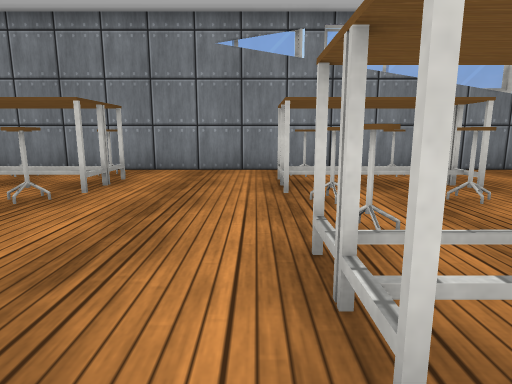
view 1 (above)

16 first-person views from a walk through a Unity game level. The camera is 0.53 m above the floor, tilts 10° down and sees 75° across. The floor is counted in squares, 0.5 m on a side. Each view is taken from the middle of a square. On the plan, view 1 faces up. The plan holds only what a view shows up to about 13 squares ahead; the rest is blank. The player is left out. Some surface patterns are stand-ins.

view 2
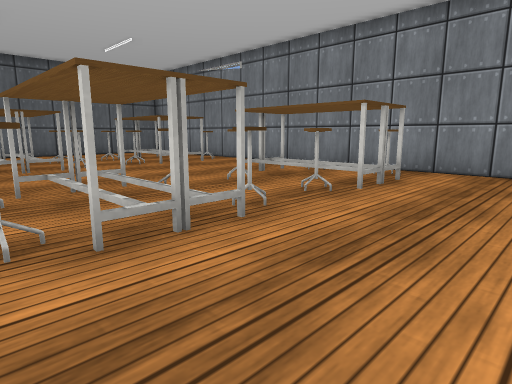

view 3
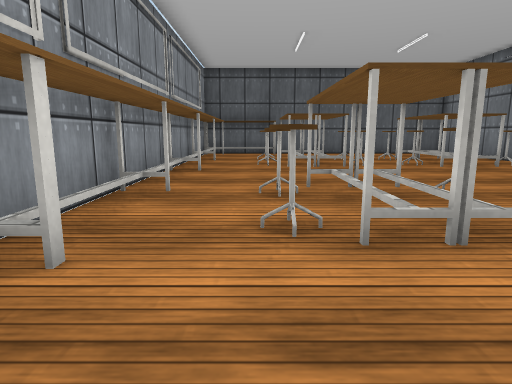

view 4
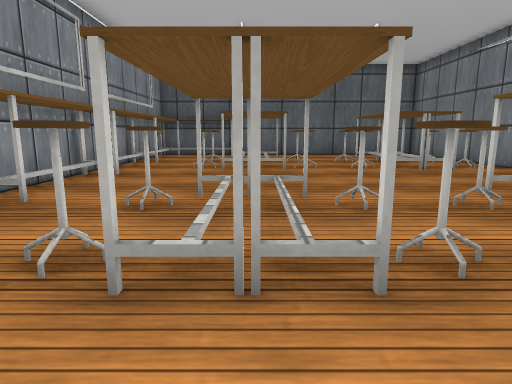

view 5
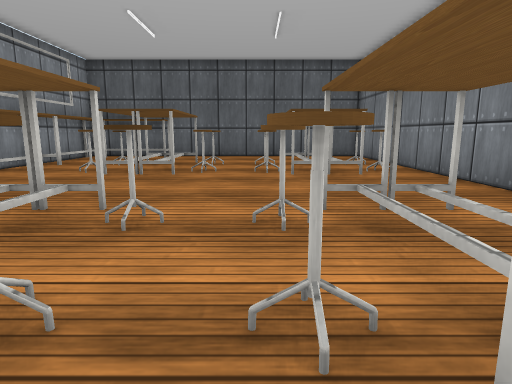

view 6
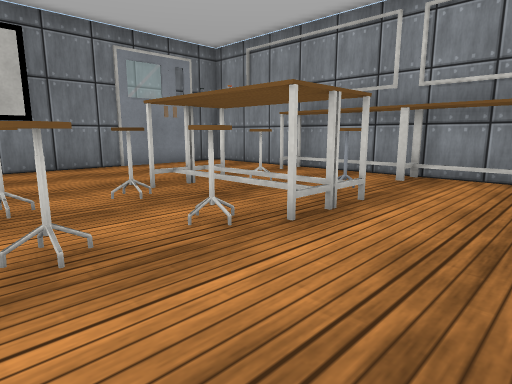

view 7
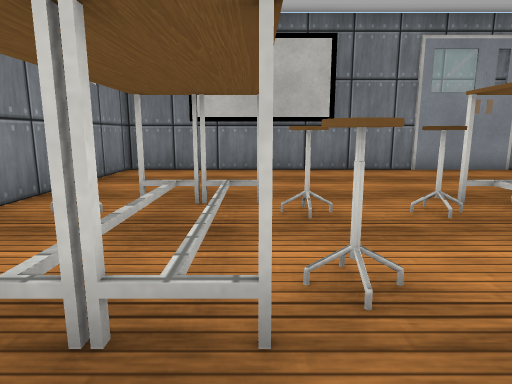

view 8
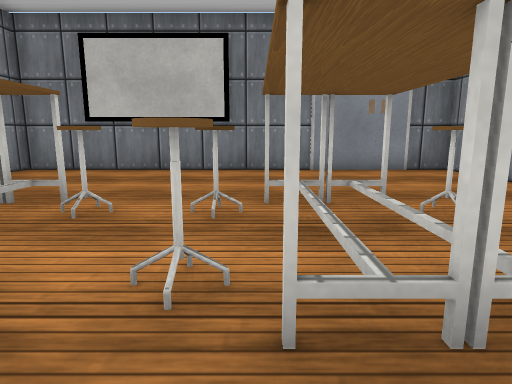

view 9
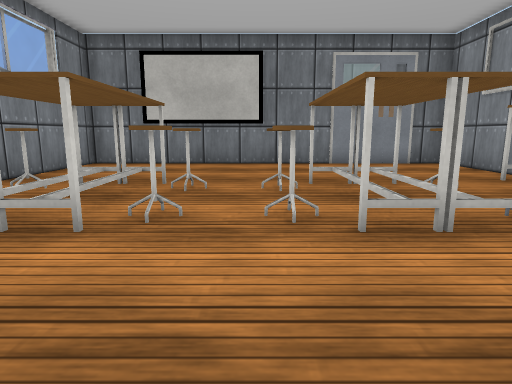

view 10
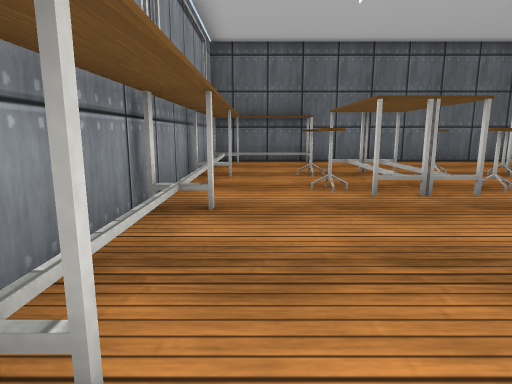

view 11
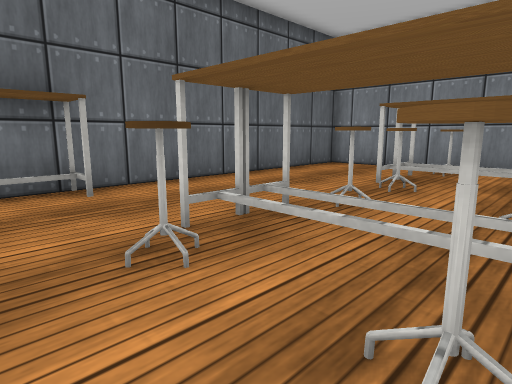

view 12
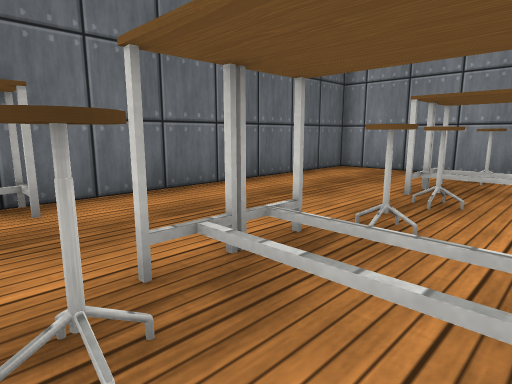

view 13
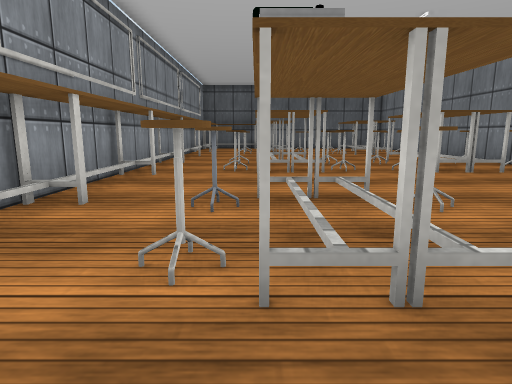

view 14
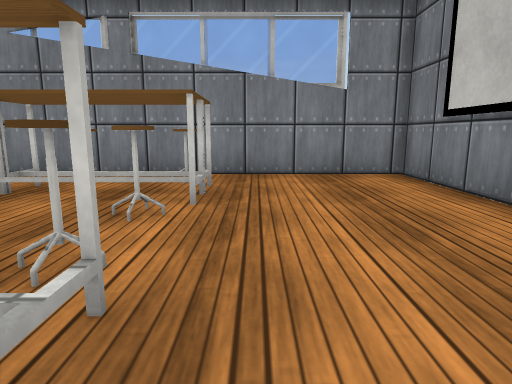

view 15
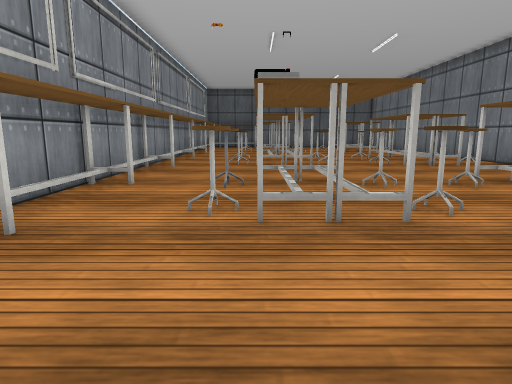

view 16
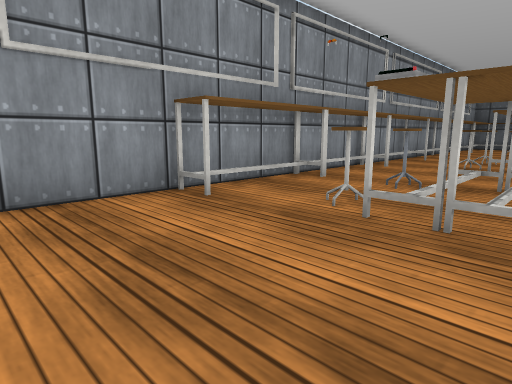

### Floor plan
Key: @ floor where view 1 was taken; # wall or solid block; . floor; T thing the floor can be seen under or through.
Columns run from 18 left of view 1 to 9 right of it. Each row starts with its distance up from view 1.
 10 ###### ###### ######  ######
  9 #....# #....T #....#  T....#
  8 #...T# #....T ##...T  T....#
  7 #...T# #...TT T#...T TT....#
  6 #...T# #...TT T#...T TT....#
  5 #...TT #....T T....T T.....#
  4 #....T T....T T....T TT....#
  3 #...TT T....T T#...T TT....#
  2 #...TTTT...TTTT#...TTTT....#
  1 ##..T..T...TT..T...T..T....#
  0 #....#........#...@...T....#
 -1 ##.........................#
 -2 #######################....#
 -3                      #######

Positions as (right, up) in squares from view 1, and headings:
1: (0, 0), facing up
2: (0, 0), facing up-left
3: (0, 0), facing left
4: (-1, 2), facing left
5: (-2, 5), facing left
6: (-2, 6), facing down-right
7: (-1, 6), facing right
8: (-1, 3), facing right
9: (-3, 4), facing right
10: (-5, -1), facing left
11: (-11, -1), facing up-left
12: (-12, 0), facing up-left
13: (6, 1), facing left
14: (5, 1), facing up
15: (8, 1), facing left
16: (8, 3), facing down-left
